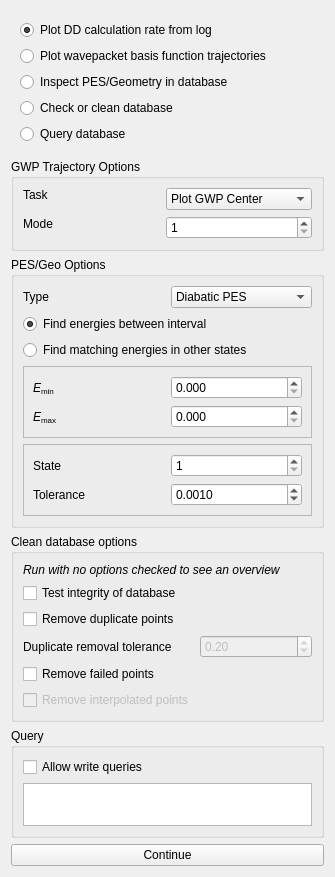
      <widget class="AnalysisDirectDynamics" name="analdd_tab">
       <property name="geometry">
        <rect>
         <x>0</x>
         <y>0</y>
         <width>335</width>
         <height>877</height>
        </rect>
       </property>
       <attribute name="label">
        <string>Analyse Direct Dynamics</string>
       </attribute>
       <layout class="QVBoxLayout" name="verticalLayout_9">
        <item>
         <widget class="QWidget" name="analdd_radio" native="true">
          <layout class="QVBoxLayout" name="analdd_layout">
           <item>
            <widget class="QRadioButton" name="analdd_1">
             <property name="statusTip">
              <string>Reads ./log and plots the number of direct dynamics calculations per timestep.</string>
             </property>
             <property name="text">
              <string>Plot DD calculation rate from log</string>
             </property>
             <property name="checked">
              <bool>true</bool>
             </property>
            </widget>
           </item>
           <item>
            <widget class="QRadioButton" name="analdd_2">
             <property name="statusTip">
              <string>Executes gwptraj and plots GWP basis function trajectories.</string>
             </property>
             <property name="text">
              <string>Plot wavepacket basis function trajectories</string>
             </property>
            </widget>
           </item>
           <item>
            <widget class="QRadioButton" name="analdd_3">
             <property name="statusTip">
              <string>Finds entries in the pes or apes and geo table in database which satisfy a certain criterion.</string>
             </property>
             <property name="text">
              <string>Inspect PES/Geometry in database</string>
             </property>
            </widget>
           </item>
           <item>
            <widget class="QRadioButton" name="analdd_4">
             <property name="statusTip">
              <string>Executes checkdb.</string>
             </property>
             <property name="text">
              <string>Check or clean database</string>
             </property>
            </widget>
           </item>
           <item>
            <widget class="QRadioButton" name="analdd_5">
             <property name="statusTip">
              <string>Query database using an SQL command.</string>
             </property>
             <property name="text">
              <string>Query database</string>
             </property>
            </widget>
           </item>
          </layout>
         </widget>
        </item>
        <item>
         <spacer name="analdd_vspacer">
          <property name="orientation">
           <enum>Qt::Vertical</enum>
          </property>
          <property name="sizeHint" stdset="0">
           <size>
            <width>0</width>
            <height>20</height>
           </size>
          </property>
         </spacer>
        </item>
        <item>
         <widget class="QGroupBox" name="gwptraj_box">
          <property name="title">
           <string>GWP Trajectory Options</string>
          </property>
          <layout class="QGridLayout" name="gridLayout_11">
           <item row="0" column="0">
            <widget class="QLabel" name="gwptraj_task_label">
             <property name="text">
              <string>Task</string>
             </property>
             <property name="buddy">
              <cstring>gwptraj_task</cstring>
             </property>
            </widget>
           </item>
           <item row="0" column="1" rowspan="2">
            <widget class="QComboBox" name="gwptraj_task">
             <item>
              <property name="text">
               <string>Plot GWP Center</string>
              </property>
             </item>
             <item>
              <property name="text">
               <string>Plot GWP Momentum</string>
              </property>
             </item>
            </widget>
           </item>
           <item row="1" column="0" rowspan="2">
            <widget class="QLabel" name="gwptraj_mode_label">
             <property name="text">
              <string>Mode</string>
             </property>
             <property name="buddy">
              <cstring>gwptraj_mode</cstring>
             </property>
            </widget>
           </item>
           <item row="2" column="1">
            <widget class="QSpinBox" name="gwptraj_mode">
             <property name="minimum">
              <number>1</number>
             </property>
            </widget>
           </item>
          </layout>
         </widget>
        </item>
        <item>
         <widget class="QGroupBox" name="ddpesgeo_box">
          <property name="title">
           <string>PES/Geo Options</string>
          </property>
          <layout class="QGridLayout" name="gridLayout_10">
           <item row="0" column="0">
            <widget class="QLabel" name="ddpesgeo_type_label">
             <property name="text">
              <string>Type</string>
             </property>
             <property name="buddy">
              <cstring>ddpesgeo_type</cstring>
             </property>
            </widget>
           </item>
           <item row="0" column="1">
            <widget class="QComboBox" name="ddpesgeo_type">
             <item>
              <property name="text">
               <string>Diabatic PES</string>
              </property>
             </item>
             <item>
              <property name="text">
               <string>Adiabatic PES</string>
              </property>
             </item>
            </widget>
           </item>
           <item row="1" column="0" colspan="2">
            <widget class="QRadioButton" name="ddpesgeo_int">
             <property name="text">
              <string>Find energies between interval</string>
             </property>
             <property name="checked">
              <bool>true</bool>
             </property>
            </widget>
           </item>
           <item row="2" column="0" colspan="2">
            <widget class="QRadioButton" name="ddpesgeo_mat">
             <property name="text">
              <string>Find matching energies in other states</string>
             </property>
            </widget>
           </item>
           <item row="3" column="0" colspan="2">
            <widget class="QFrame" name="ddpesgeo_int_box">
             <property name="frameShape">
              <enum>QFrame::StyledPanel</enum>
             </property>
             <property name="frameShadow">
              <enum>QFrame::Raised</enum>
             </property>
             <layout class="QGridLayout" name="gridLayout_8">
              <item row="1" column="0">
               <widget class="QLabel" name="ddpesgeo_emax_label">
                <property name="text">
                 <string>&lt;html&gt;&lt;head/&gt;&lt;body&gt;&lt;p&gt;&lt;span style=&quot; font-style:italic;&quot;&gt;E&lt;/span&gt;&lt;span style=&quot; font-size:10pt; vertical-align:sub;&quot;&gt;max&lt;/span&gt;&lt;/p&gt;&lt;/body&gt;&lt;/html&gt;</string>
                </property>
                <property name="textFormat">
                 <enum>Qt::RichText</enum>
                </property>
                <property name="buddy">
                 <cstring>ddpesgeo_emax</cstring>
                </property>
               </widget>
              </item>
              <item row="0" column="0">
               <widget class="QLabel" name="ddpesgeo_emin_label">
                <property name="text">
                 <string>&lt;html&gt;&lt;head/&gt;&lt;body&gt;&lt;p&gt;&lt;span style=&quot; font-style:italic;&quot;&gt;E&lt;/span&gt;&lt;span style=&quot; font-size:10pt; vertical-align:sub;&quot;&gt;min&lt;/span&gt;&lt;/p&gt;&lt;/body&gt;&lt;/html&gt;</string>
                </property>
                <property name="textFormat">
                 <enum>Qt::RichText</enum>
                </property>
                <property name="buddy">
                 <cstring>ddpesgeo_emin</cstring>
                </property>
               </widget>
              </item>
              <item row="1" column="1">
               <widget class="QDoubleSpinBox" name="ddpesgeo_emax">
                <property name="decimals">
                 <number>3</number>
                </property>
               </widget>
              </item>
              <item row="0" column="1">
               <widget class="QDoubleSpinBox" name="ddpesgeo_emin">
                <property name="decimals">
                 <number>3</number>
                </property>
               </widget>
              </item>
             </layout>
            </widget>
           </item>
           <item row="4" column="0" colspan="2">
            <widget class="QFrame" name="ddpesgeo_mat_box">
             <property name="frameShape">
              <enum>QFrame::StyledPanel</enum>
             </property>
             <property name="frameShadow">
              <enum>QFrame::Raised</enum>
             </property>
             <layout class="QGridLayout" name="gridLayout_9">
              <item row="0" column="0">
               <widget class="QLabel" name="ddpesgeo_state_label">
                <property name="text">
                 <string>State</string>
                </property>
                <property name="buddy">
                 <cstring>ddpesgeo_state</cstring>
                </property>
               </widget>
              </item>
              <item row="1" column="0">
               <widget class="QLabel" name="ddpesgeo_tol_label">
                <property name="text">
                 <string>Tolerance</string>
                </property>
                <property name="buddy">
                 <cstring>ddpesgeo_tol</cstring>
                </property>
               </widget>
              </item>
              <item row="1" column="1">
               <widget class="QDoubleSpinBox" name="ddpesgeo_tol">
                <property name="decimals">
                 <number>4</number>
                </property>
                <property name="maximum">
                 <double>10.000000000000000</double>
                </property>
                <property name="singleStep">
                 <double>0.001000000000000</double>
                </property>
                <property name="value">
                 <double>0.001000000000000</double>
                </property>
               </widget>
              </item>
              <item row="0" column="1">
               <widget class="QSpinBox" name="ddpesgeo_state">
                <property name="minimum">
                 <number>1</number>
                </property>
               </widget>
              </item>
             </layout>
            </widget>
           </item>
          </layout>
         </widget>
        </item>
        <item>
         <widget class="QGroupBox" name="clean_box">
          <property name="title">
           <string>Clean database options</string>
          </property>
          <layout class="QGridLayout" name="gridLayout_4">
           <item row="1" column="0">
            <widget class="QCheckBox" name="clean_testint">
             <property name="text">
              <string>Test integrity of database</string>
             </property>
            </widget>
           </item>
           <item row="0" column="0" colspan="2">
            <widget class="QLabel" name="clean_explain_label">
             <property name="font">
              <font>
               <italic>true</italic>
              </font>
             </property>
             <property name="text">
              <string>Run with no options checked to see an overview</string>
             </property>
            </widget>
           </item>
           <item row="2" column="0">
            <widget class="QCheckBox" name="clean_rmdup">
             <property name="text">
              <string>Remove duplicate points</string>
             </property>
            </widget>
           </item>
           <item row="3" column="0">
            <widget class="QLabel" name="clean_mindb_label">
             <property name="text">
              <string>Duplicate removal tolerance</string>
             </property>
             <property name="buddy">
              <cstring>clean_mindb</cstring>
             </property>
            </widget>
           </item>
           <item row="3" column="1">
            <widget class="QDoubleSpinBox" name="clean_mindb">
             <property name="enabled">
              <bool>false</bool>
             </property>
             <property name="maximum">
              <double>10.000000000000000</double>
             </property>
             <property name="singleStep">
              <double>0.100000000000000</double>
             </property>
             <property name="value">
              <double>0.200000000000000</double>
             </property>
            </widget>
           </item>
           <item row="4" column="0">
            <widget class="QCheckBox" name="clean_rmfail">
             <property name="text">
              <string>Remove failed points</string>
             </property>
            </widget>
           </item>
           <item row="5" column="0">
            <widget class="QCheckBox" name="clean_rminterp">
             <property name="enabled">
              <bool>false</bool>
             </property>
             <property name="text">
              <string>Remove interpolated points</string>
             </property>
            </widget>
           </item>
          </layout>
         </widget>
        </item>
        <item>
         <widget class="QGroupBox" name="sql_box">
          <property name="title">
           <string>Query</string>
          </property>
          <layout class="QVBoxLayout" name="verticalLayout_5">
           <item>
            <widget class="QCheckBox" name="sql_allowwrite">
             <property name="text">
              <string>Allow write queries</string>
             </property>
            </widget>
           </item>
           <item>
            <widget class="QPlainTextEdit" name="sql_query">
             <property name="sizePolicy">
              <sizepolicy hsizetype="Preferred" vsizetype="Fixed">
               <horstretch>0</horstretch>
               <verstretch>0</verstretch>
              </sizepolicy>
             </property>
             <property name="minimumSize">
              <size>
               <width>0</width>
               <height>23</height>
              </size>
             </property>
             <property name="font">
              <font>
               <family>Courier</family>
              </font>
             </property>
             <property name="verticalScrollBarPolicy">
              <enum>Qt::ScrollBarAlwaysOff</enum>
             </property>
             <property name="horizontalScrollBarPolicy">
              <enum>Qt::ScrollBarAlwaysOff</enum>
             </property>
             <property name="sizeAdjustPolicy">
              <enum>QAbstractScrollArea::AdjustToContents</enum>
             </property>
             <property name="tabStopWidth">
              <number>20</number>
             </property>
            </widget>
           </item>
          </layout>
         </widget>
        </item>
        <item>
         <widget class="QPushButton" name="analdd_push">
          <property name="text">
           <string>Continue</string>
          </property>
         </widget>
        </item>
       </layout>
      </widget>
